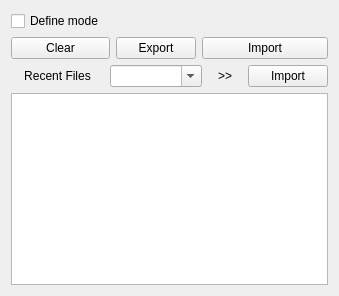
    <widget class="QWidget" name="pickerSets">
     <attribute name="title">
      <string>Picker Sets</string>
     </attribute>
     <layout class="QGridLayout" name="gridLayout_6">
      <item row="1" column="2" colspan="2">
       <widget class="QPushButton" name="defineTableExport_2">
        <property name="text">
         <string>Export</string>
        </property>
       </widget>
      </item>
      <item row="1" column="0" colspan="2">
       <widget class="QPushButton" name="defineTableClear_2">
        <property name="text">
         <string>Clear</string>
        </property>
       </widget>
      </item>
      <item row="1" column="4" colspan="3">
       <widget class="QPushButton" name="defineTableImport_2">
        <property name="text">
         <string>Import</string>
        </property>
       </widget>
      </item>
      <item row="0" column="0">
       <widget class="QCheckBox" name="pickerSetsCheck">
        <property name="text">
         <string>Define mode</string>
        </property>
       </widget>
      </item>
      <item row="5" column="0" colspan="7">
       <widget class="QTreeView" name="pickerSetsButtons"/>
      </item>
      <item row="4" column="1" colspan="4">
       <widget class="QComboBox" name="pickerSetsHistory">
        <property name="editable">
         <bool>true</bool>
        </property>
       </widget>
      </item>
      <item row="4" column="0">
       <widget class="QLabel" name="label_9">
        <property name="text">
         <string>Recent Files</string>
        </property>
        <property name="alignment">
         <set>Qt::AlignCenter</set>
        </property>
       </widget>
      </item>
      <item row="4" column="6">
       <widget class="QPushButton" name="currentDefineTableImport_2">
        <property name="sizePolicy">
         <sizepolicy hsizetype="Fixed" vsizetype="Fixed">
          <horstretch>0</horstretch>
          <verstretch>0</verstretch>
         </sizepolicy>
        </property>
        <property name="text">
         <string>Import</string>
        </property>
       </widget>
      </item>
      <item row="4" column="5">
       <widget class="QLabel" name="label_20">
        <property name="sizePolicy">
         <sizepolicy hsizetype="Fixed" vsizetype="Fixed">
          <horstretch>0</horstretch>
          <verstretch>0</verstretch>
         </sizepolicy>
        </property>
        <property name="minimumSize">
         <size>
          <width>34</width>
          <height>0</height>
         </size>
        </property>
        <property name="text">
         <string>&gt;&gt;</string>
        </property>
        <property name="alignment">
         <set>Qt::AlignCenter</set>
        </property>
       </widget>
      </item>
     </layout>
    </widget>
